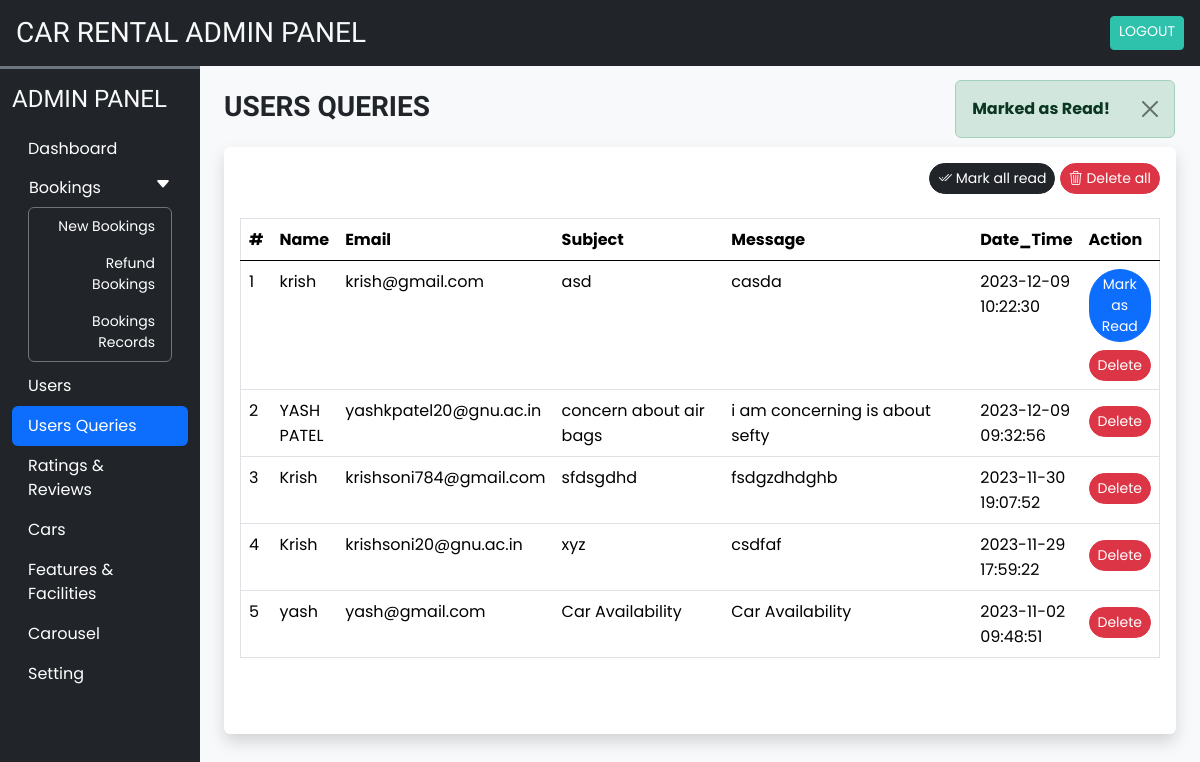
The page /admin/user_queries.php?seen=18 (signed in) on the database its author committed.
### tables this page shows
CREATE TABLE `user_queries` (
  `sr_no` int(11) NOT NULL,
  `name` varchar(50) NOT NULL,
  `email` varchar(150) NOT NULL,
  `subject` varchar(200) NOT NULL,
  `message` varchar(500) NOT NULL,
  `datentime` datetime NOT NULL DEFAULT current_timestamp(),
  `seen` tinyint(4) NOT NULL DEFAULT 0
);

### admin/includes/db_config.php (called while the page is built, shortened)
<?php
 function filteration($data){
    foreach($data as $key => $value){
       $value = trim($value);
       $value= stripslashes($value);
       $value = strip_tags($value);
       $value= htmlspecialchars($value);
       $data[$key] = $value;
    }
    return $data;
 }
 function update($sql , $values ,$datatype){
    $con = $GLOBALS['con'];
    if($stmt = mysqli_prepare($con,$sql)){
        mysqli_stmt_bind_param($stmt,$datatype, ...$values);
        if(mysqli_stmt_execute($stmt)){
            $res = mysqli_stmt_affected_rows($stmt);
            return $res;
        }else{
            mysqli_stmt_close($stmt);
            die('Query Cannot be executed - Update');
        }
    }else{
        die('Query Cannot be prepared - Update');
    }
 }

### admin/user_queries.php (the view, shortened to what this page needs)
<?php
require("includes/essentials.php");
require("includes/db_config.php");
if (isset($_GET['seen'])) {
    $frm_data = filteration($_GET);
    if ($frm_data['seen'] == 'all') {
        $q = "UPDATE `user_queries` SET `seen` = ? ";
        $values = [1];
        if (update($q, $values, 'i')) {
            alert('success', 'Marked as  all  Read!');
        } else {
            alert('danger', 'Operation Failed!');
        }
    } else {
        $q = "UPDATE `user_queries` SET `seen` = ?  WHERE `sr_no` =?";
        $values = [1, $frm_data['seen']];
        if (update($q, $values, 'ii')) {
            alert('success', 'Marked as Read!');
        } else {
            alert('danger', 'Operation Failed!');
        }
    }
}
?>
<!DOCTYPE html>
<html lang="en">
<head>
    <?php require("includes/links.php"); ?>
</head>
<body class="bg-light">
    <?php require("includes/header.php"); ?>
    <div class="container-fluid " id="main-content">
        <div class="row">
            <div class="col-lg-10 ms-auto p-4 overflow-hidden ">
                <h3 class="mb-4 h-font fw-bold">USERS QUERIES</h3>
                <div class="card border-0 shadow mb-4">
                    <div class="card-body">
                        <div class="text-end mb-4">
                            <a href="?seen=all" class="btn btn-dark rounded-pill btn-sm shadow-none ">
                                <i class="bi bi-check2-all"></i> Mark all read
                            </a>
                            <a href="?delete=all" class="btn btn-danger rounded-pill btn-sm shadow-none ">
                                <i class="bi bi-trash3"></i> Delete all
                            </a>
                        </div>
                        <div class="table-responsive-md " style="height: 500px; overflow-y: scroll ;">
                            <table class="table table-hover border">
                                <thead class="sticky-top">
                                    <tr class="bg-dark text-light">
                                        <th scope="col">#</th>
                                        <th scope="col">Name</th>
                                        <th scope="col">Email</th>
                                        <th scope="col" width="20%">Subject</th>
                                        <th scope="col" width="30%">Message</th>
                                        <th scope="col">Date_Time</th>
                                        <th scope="col">Action</th>
                                    </tr>
                                </thead>
                                <tbody>
                                    <?php
                                    $q = "SELECT * FROM user_queries ORDER BY `sr_no` DESC";
                                    $data = mysqli_query($con, $q);
                                    $i = 1;
                                    while ($row = mysqli_fetch_assoc($data)) {
                                        $seen = '';
                                        if ($row['seen'] != 1) {
                                            $seen = "<a href='?seen=$row[sr_no]' class='btn btn-sm rounded-pill btn-primary' >Mark as Read</a>";
                                        }
                                        $seen .= "<a href='?delete=$row[sr_no]' class='btn btn-sm rounded-pill btn-danger mt-2' >Delete</a>";
                                        echo <<<query
                                                <tr>
                                                    <td>$i</td>
                                                    <td>$row[name]</td>
                                                    <td>$row[email]</td>
                                                    <td>$row[subject]</td>
                                                    <td>$row[message]</td>
                                                    <td>$row[datentime]</td>
                                                    <td>$seen</td>
                                                </tr>
                                           query;
                                        $i++;
                                    }
                                    ?>
                                </tbody>
                            </table>
                        </div>
                    </div>
                </div>
            </div>
        </div>
    </div>
</body>
</html>

### admin/assets/css/common.css (style rules this page uses)
:root { --teal: #2ec1ac; --teal_hover: #279e8c; }
* { font-family: 'Poppins', sans-serif; }
.h-font { font-family: 'Merienda', cursive; }

### rows shown on the page
user_queries: name "krish", email "krish@gmail.com", subject "asd", message "casda", datentime "2023-12-09 10:22:30"
user_queries: name "YASH PATEL", email "yashkpatel20@gnu.ac.in", subject "concern about air bags", message "i am concerning is about sefty", datentime "2023-12-09 09:32:56"
user_queries: name "Krish", email "krishsoni784@gmail.com", subject "sfdsgdhd", message "fsdgzdhdghb", datentime "2023-11-30 19:07:52"
user_queries: name "Krish", email "krishsoni20@gnu.ac.in", subject "xyz", message "csdfaf", datentime "2023-11-29 17:59:22"
user_queries: name "yash", email "yash@gmail.com", subject "Car Availability", message "Car Availability", datentime "2023-11-02 09:48:51"

### other values the page prints
$message "Marked as Read!"
